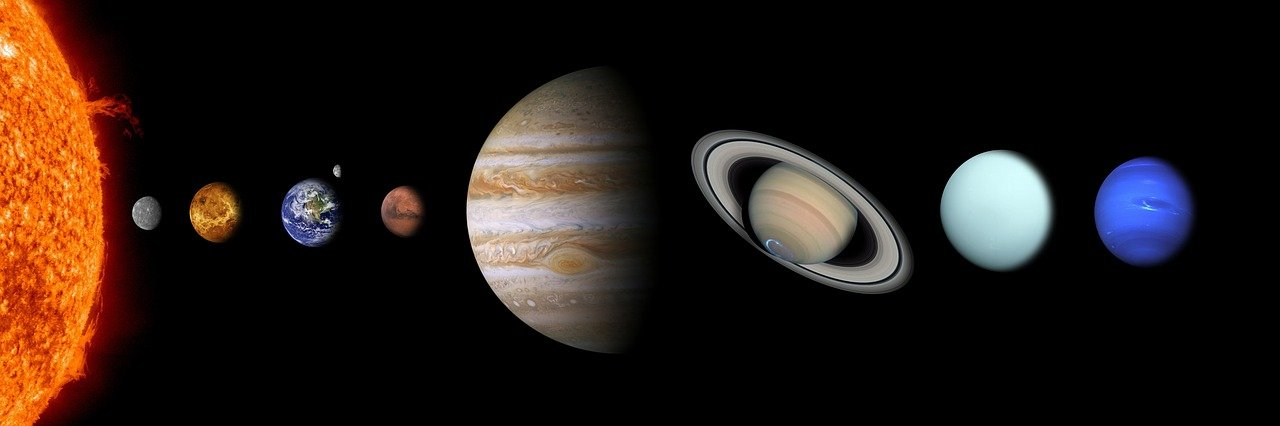
#> input picture solar-system.jpg, 1280 x 426 px
$ python solar_planets.py
#> lines starting #> are read from the running program, lines starting #| are printed output that depends on the picture; after the words box and inside, x2 and y2 are one past the last pixel; in counts of white or black regions, pixels touching at a corner belong together
import cv2
import numpy

#bora começar

image = cv2.imread("solar-system.jpg")
#> image is the input picture: shape (426, 1280, 3); mean B, G, R 20.5, 25.8, 36.5
cv2.putText(image,"Sol", (100,80), cv2.FONT_HERSHEY_COMPLEX, 2, (0,0,255))
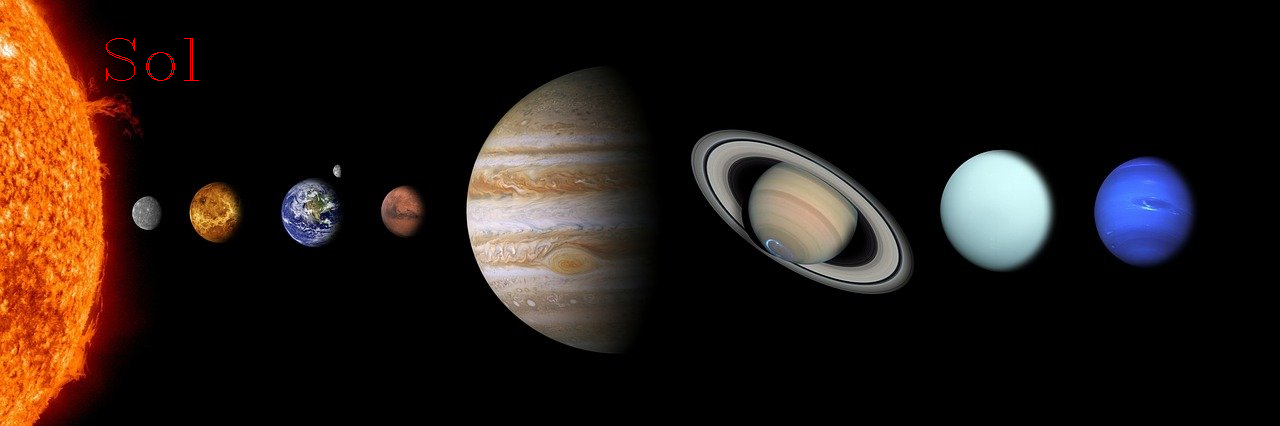
#> image: shape (426, 1280, 3); 0.07% of pixels changed, all inside (x1, y1, x2, y2) = (106, 38, 199, 81)
cv2.putText(image,"Mercurio", (100,140), cv2.FONT_HERSHEY_COMPLEX, 0.3, (0,0,255))
#> image: shape (426, 1280, 3); 0.02% of pixels changed, all inside (x1, y1, x2, y2) = (101, 134, 145, 141)
cv2.putText(image,"Venus", (200,140), cv2.FONT_HERSHEY_COMPLEX, 0.3, (0,0,255))
#> image: shape (426, 1280, 3); mean B, G, R 20.5, 25.8, 36.8
cv2.putText(image,"Terra/Lua", (300,140), cv2.FONT_HERSHEY_COMPLEX, 0.3, (0,0,255))
#> image: shape (426, 1280, 3); mean B, G, R 20.5, 25.8, 36.9
cv2.putText(image,"Marte", (400,140), cv2.FONT_HERSHEY_COMPLEX, 0.3, (0,0,255))
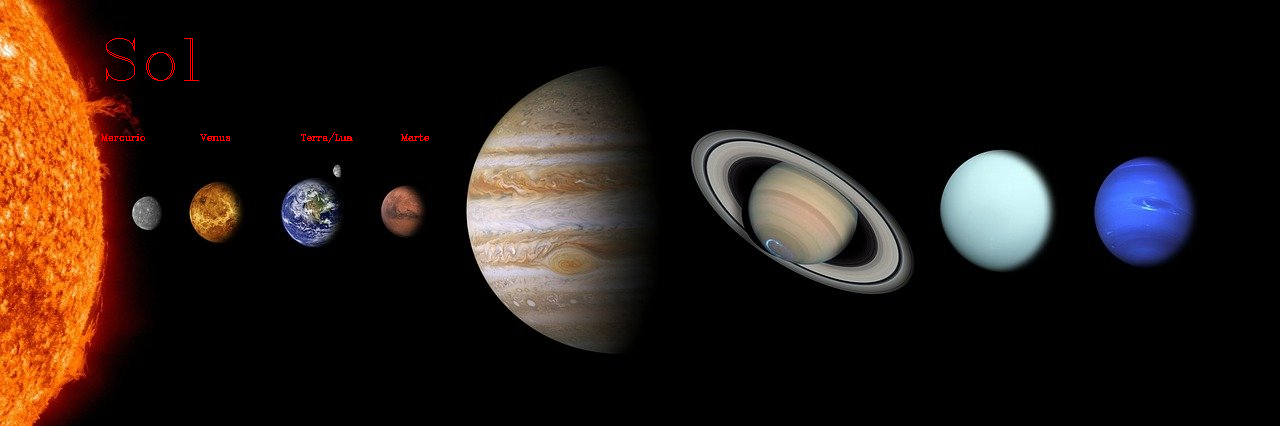
#> image: shape (426, 1280, 3); mean B, G, R 20.5, 25.8, 36.9
cv2.putText(image,"Jupiter", (500,30), cv2.FONT_HERSHEY_COMPLEX, 0.3, (0,0,255))
#> image: shape (426, 1280, 3); 0.02% of pixels changed, all inside (x1, y1, x2, y2) = (501, 24, 536, 33)
cv2.putText(image,"Saturno", (700,30), cv2.FONT_HERSHEY_COMPLEX, 0.5, (0,0,255))
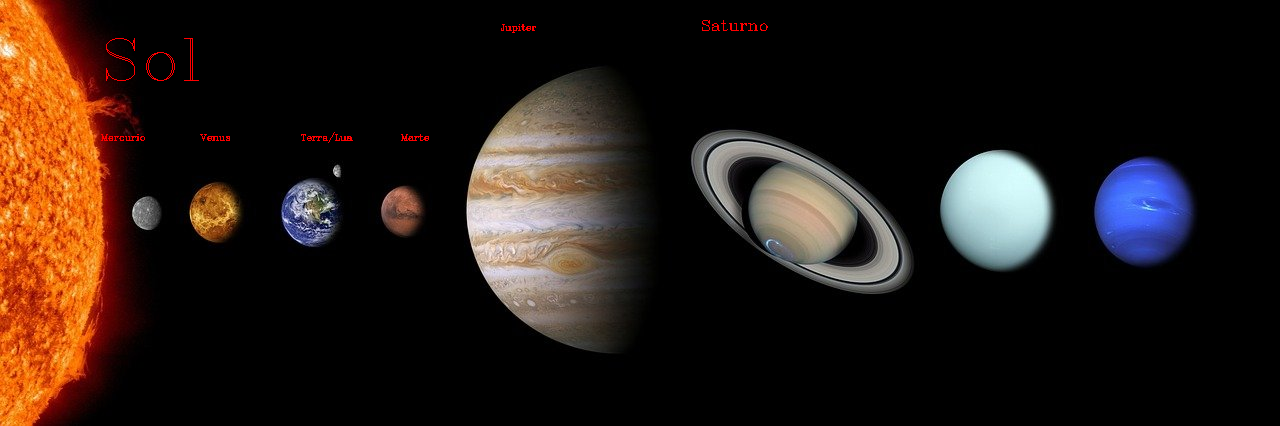
#> image: shape (426, 1280, 3); mean B, G, R 20.5, 25.8, 37.1
cv2.putText(image,"Urano", (1000,50), cv2.FONT_HERSHEY_COMPLEX, 0.5, (0,0,255))
#> image: shape (426, 1280, 3); 0.03% of pixels changed, all inside (x1, y1, x2, y2) = (1001, 40, 1051, 51)
cv2.putText(image,"Netuno", (1100,50), cv2.FONT_HERSHEY_COMPLEX, 0.5, (0,0,255))
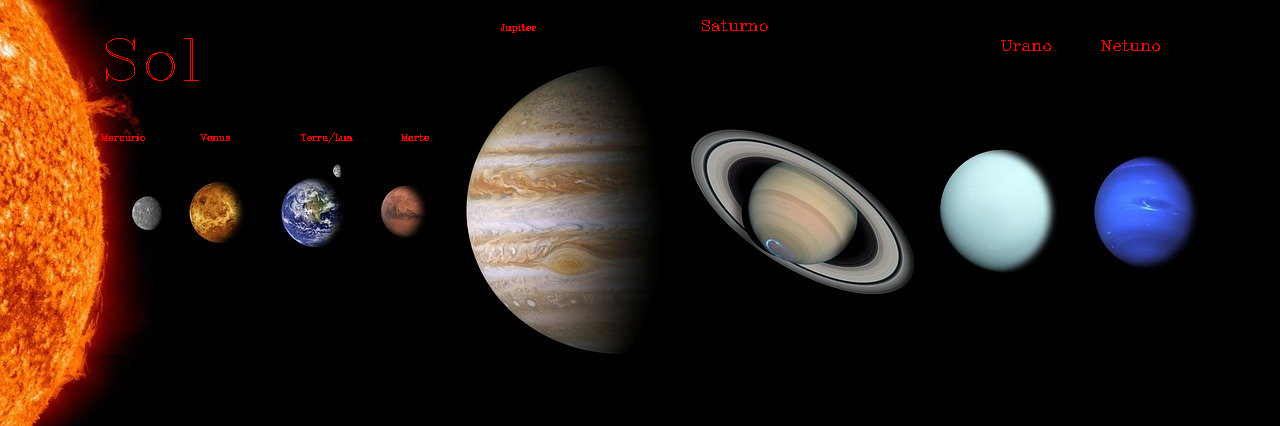
#> image: shape (426, 1280, 3); mean B, G, R 20.5, 25.8, 37.2
cv2.imshow("solar-system", image)
cv2.waitKey(0)
